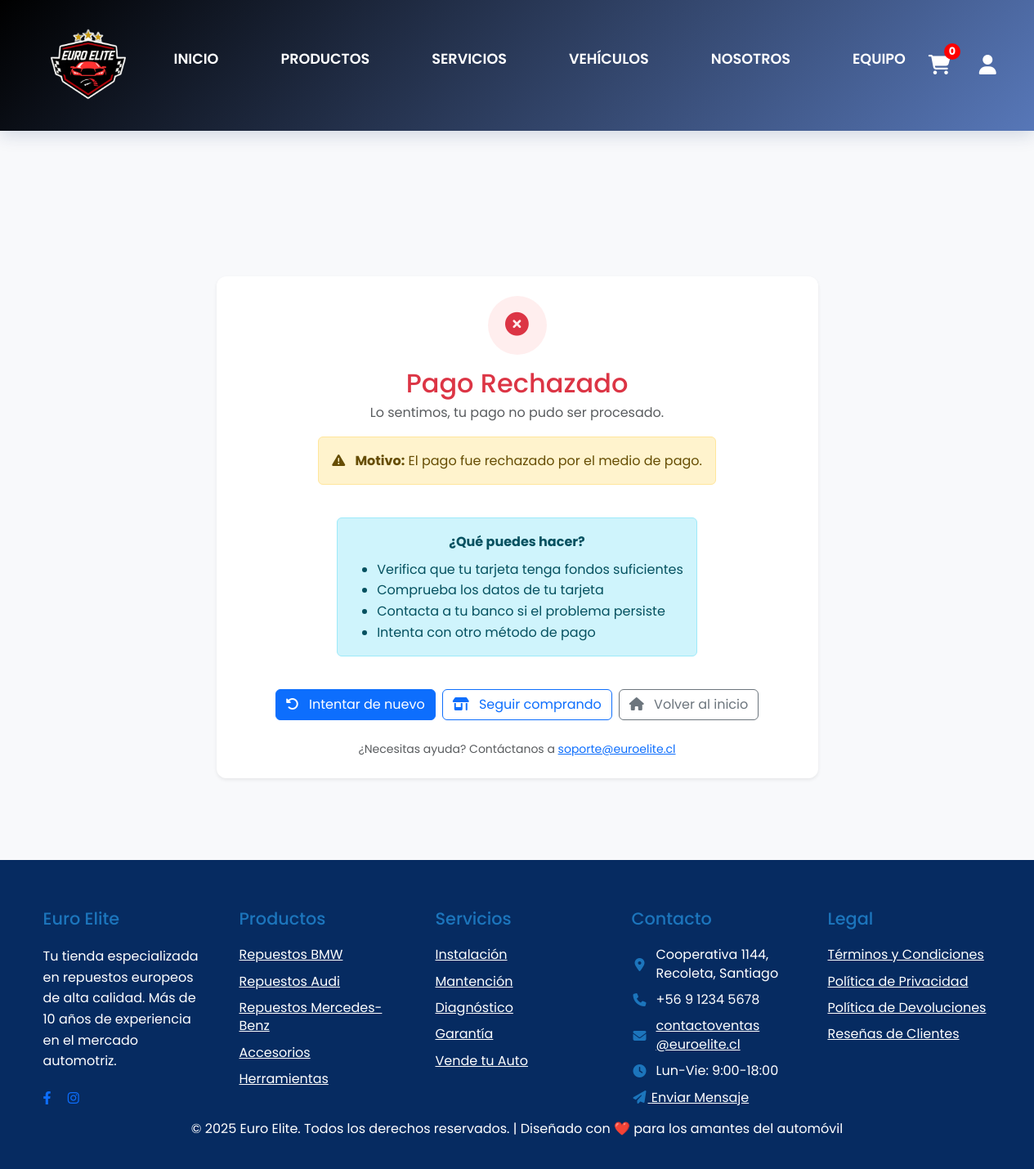
The app's page /compra_rechazada/25/, older data.
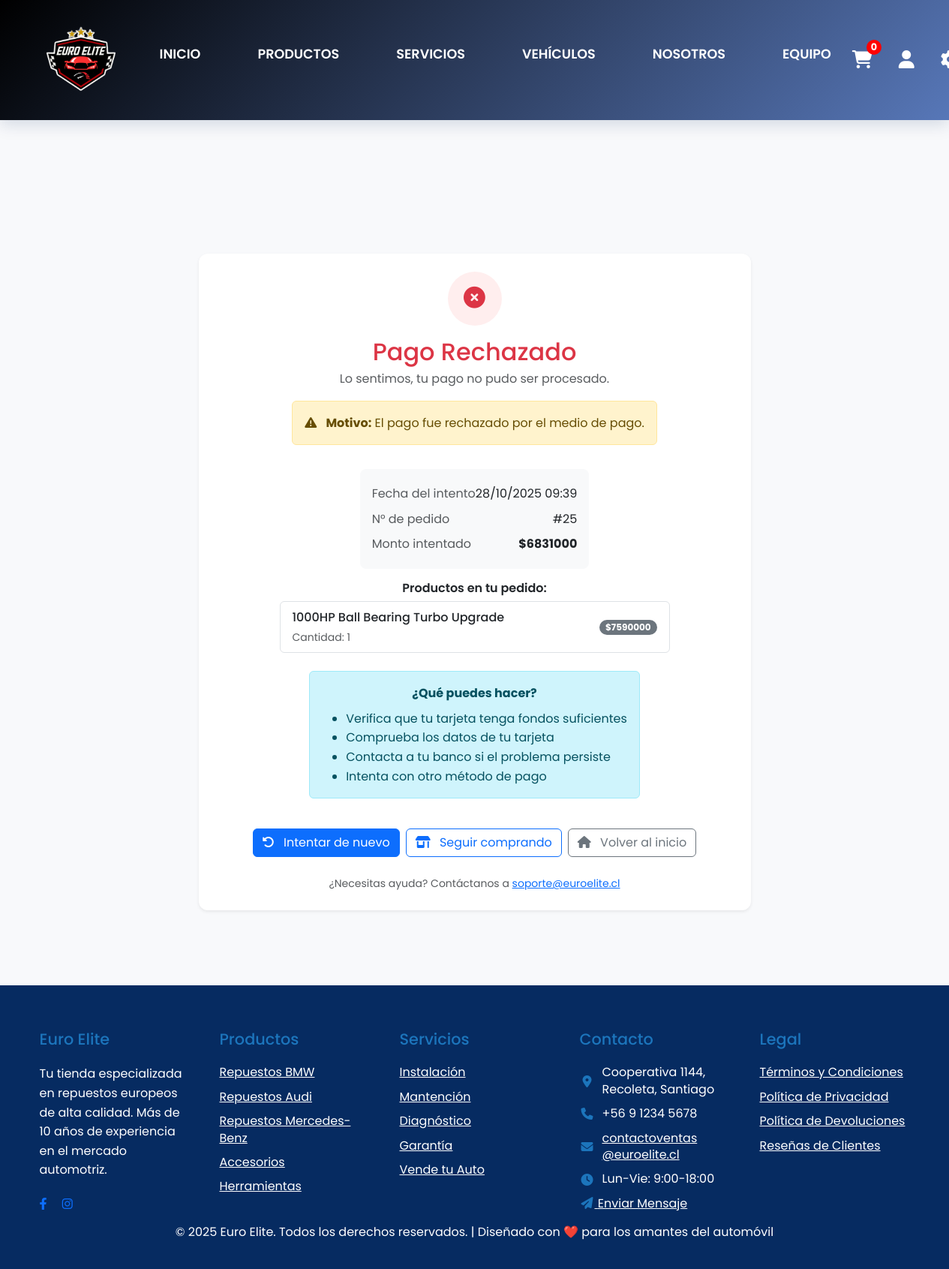
The same page, newer data.
### Main/models.py (models this page shows, shortened)
class Pedido(models.Model):
    class Estado(models.TextChoices):
        PENDIENTE = "PENDIENTE", "Pendiente"
        PAGADO = "PAGADO", "Pagado"
        PREPARACION = "PREPARACION", "En preparación"
        EN_RUTA = "EN_RUTA", "En ruta"
        ENVIADO = "ENVIADO", "Enviado"
        ENTREGADO = "ENTREGADO", "Entregado"
        CANCELADO = "CANCELADO", "Cancelado"
    class MetodoEntrega(models.TextChoices):
        RETIRO = "RETIRO", "Retiro en tienda"
        DESPACHO = "DESPACHO", "Despacho a domicilio"
    class MetodoPago(models.TextChoices):
        EFECTIVO = "EFECTIVO", "Efectivo"
        TRANSFERENCIA = "TRANSFERENCIA", "Transferencia"
        PASARELA = "PASARELA", "Pasarela de pago"
    usuario = models.ForeignKey(
        settings.AUTH_USER_MODEL,
        on_delete=models.PROTECT,
        related_name="pedidos",
        verbose_name="Cliente"
    )
    asignado_a = models.ForeignKey(
        settings.AUTH_USER_MODEL,
        on_delete=models.SET_NULL,
        null=True,
        blank=True,
        related_name="entregas_asignadas",
        verbose_name="Empleado asignado"
    )
    estado = models.CharField(max_length=15, choices=Estado.choices, default=Estado.PENDIENTE, db_index=True)
    metodo_entrega = models.CharField(max_length=10, choices=MetodoEntrega.choices)
    metodo_pago = models.CharField(max_length=30, choices=MetodoPago.choices)
    direccion_envio = models.ForeignKey("Direccion", null=True, blank=True, on_delete=models.SET_NULL, related_name="envios")
    direccion_facturacion = models.ForeignKey("Direccion", null=True, blank=True, on_delete=models.SET_NULL, related_name="facturaciones")
    subtotal = models.DecimalField(max_digits=12, decimal_places=2, default=0)
    descuento = models.DecimalField(max_digits=12, decimal_places=2, default=0)
    codigo_descuento = models.ForeignKey("CodigoDescuento", null=True, blank=True, on_delete=models.SET_NULL, related_name="pedidos")
    envio = models.DecimalField(max_digits=12, decimal_places=2, default=0)
    total = models.DecimalField(max_digits=12, decimal_places=2, default=0)
    entregado_por = models.CharField(max_length=100, blank=True, null=True)
    hora_entrega = models.TimeField(blank=True, null=True)
    observacion_entrega = models.TextField(blank=True, null=True)
    receptor_nombre = models.CharField(max_length=200, blank=True, null=True)
    receptor_rut = models.CharField(max_length=30, blank=True, null=True)
    firma_entrega = models.ImageField(
        upload_to="firmas/",
        null=True,
        blank=True,
        validators=[FileExtensionValidator(['png','jpg','jpeg'])]
    )
    foto_entrega = models.ImageField(
        upload_to="entregas/",
        null=True,
        blank=True,
        validators=[FileExtensionValidator(['png','jpg','jpeg'])]
    )
    creado = models.DateTimeField(auto_now_add=True)
    actualizado = models.DateTimeField(auto_now=True)
    class Meta:
        ordering = ["-creado"]
        verbose_name = "Pedido"
        verbose_name_plural = "Pedidos"

class MarcaTiempo(models.Model):
    creado = models.DateTimeField(auto_now_add=True, db_index=True)
    actualizado = models.DateTimeField(auto_now=True)
    class Meta:
        abstract = True

class ItemPedido(MarcaTiempo):
    pedido = models.ForeignKey(Pedido, on_delete=models.CASCADE, related_name="items")
    producto = models.ForeignKey(Producto, on_delete=models.PROTECT)
    nombre_producto = models.CharField(max_length=200)
    sku_producto = models.CharField(max_length=60)
    precio_unitario = models.DecimalField(max_digits=12, decimal_places=2)
    cantidad = models.PositiveIntegerField(validators=[MinValueValidator(1)])

### Main/views.py (the view, shortened to what this page needs)
# urls.py: path('compra_rechazada/', main_views.compra_rechazada, name='compra_rechazada'),
@csrf_exempt
def compra_rechazada(request, pedido_id=None):
    print(f"[COMPRA_RECHAZADA] ========== INICIO ==========")
    print(f"[COMPRA_RECHAZADA] pedido_id recibido: {pedido_id}")
    print(f"[COMPRA_RECHAZADA] Usuario autenticado: {request.user.is_authenticated}")
    pedido = None
    pago = None
    motivo_rechazo = None
    if not pedido_id:
        pedido_id = request.session.get('last_order_id')
        print(f"[COMPRA_RECHAZADA] pedido_id desde sesión: {pedido_id}")
    if pedido_id:
        try:
            pedido = Pedido.objects.select_related('usuario').prefetch_related('items__producto').get(id=pedido_id)
            pago = getattr(pedido, 'pago', None)
            print(f"[COMPRA_RECHAZADA] ✅ Pedido {pedido.id} encontrado, estado: {pedido.estado}")
        except Pedido.DoesNotExist:
            print(f"[COMPRA_RECHAZADA] ❌ Pedido {pedido_id} NO existe")
    numero_pedido = getattr(pedido, 'id', None) if pedido else None
    total = getattr(pedido, 'total', None) if pedido else None
    template_user = request.user if request.user.is_authenticated else (pedido.usuario if pedido else None)
    print(f"[COMPRA_RECHAZADA] Renderizando template con pedido_id={numero_pedido}")
    print(f"[COMPRA_RECHAZADA] ========== FIN ==========")
    return render(request, 'taller/compra_rechazada.html', {
        'user': template_user,
        'pedido': pedido,
        'numero_pedido': numero_pedido,
        'total': total,
        'motivo_rechazo': motivo_rechazo or 'El pago fue rechazado por el medio de pago.',
    })

### Main/templates/taller/compra_rechazada.html (shortened to what this page needs)
{% extends 'base.html' %}
{% load static %}
{% block content %}
<br>
<br>
<br>
<br>
<br>
<br>
<div class="container my-4">
  <div class="row justify-content-center">
    <div class="col-12 col-lg-8">
      <div class="card shadow-sm p-4 text-center rejection-card">
        <div class="rejection-icon mx-auto mb-3">
          <i class="fa-solid fa-times-circle"></i>
        </div>
        <h2 class="mb-1 text-danger">Pago Rechazado</h2>
        <p class="text-muted mb-3">Lo sentimos, tu pago no pudo ser procesado.</p>
        {% if motivo_rechazo %}
        <div class="alert alert-warning mx-auto" style="max-width: 520px;">
          <i class="fa-solid fa-exclamation-triangle me-2"></i>
          <strong>Motivo:</strong> {{ motivo_rechazo }}
        </div>
        {% endif %}
        {% if pedido %}
        <div class="bg-light rounded-3 p-3 text-start mx-auto mt-3" style="max-width: 520px;">
          <div class="d-flex justify-content-between py-1">
            <span class="text-muted">Fecha del intento</span>
            <span>{{ pedido.creado|date:"d/m/Y H:i" }}</span>
          </div>
          {% if numero_pedido %}
          <div class="d-flex justify-content-between py-1">
            <span class="text-muted">N° de pedido</span>
            <span>#{{ numero_pedido }}</span>
          </div>
          {% endif %}
          {% if total %}
          <div class="d-flex justify-content-between py-1">
            <span class="text-muted">Monto intentado</span>
            <span class="fw-bold">${{ total|floatformat:0 }}</span>
          </div>
          {% endif %}
        </div>
        {% if pedido.items.all %}
        <div class="mt-3">
          <h6 class="fw-semibold mb-2">Productos en tu pedido:</h6>
          <div class="list-group" style="max-width: 520px; margin: 0 auto;">
            {% for item in pedido.items.all %}
            <div class="list-group-item d-flex justify-content-between align-items-center">
              <div class="text-start">
                <div class="fw-medium">{{ item.nombre_producto }}</div>
                <small class="text-muted">Cantidad: {{ item.cantidad }}</small>
              </div>
              <span class="badge bg-secondary rounded-pill">${{ item.precio_unitario|floatformat:0 }}</span>
            </div>
            {% endfor %}
          </div>
        </div>
        {% endif %}
        {% endif %}
        <div class="alert alert-info mx-auto mt-4" style="max-width: 520px;">
          <p class="mb-2"><strong>¿Qué puedes hacer?</strong></p>
          <ul class="text-start mb-0">
            <li>Verifica que tu tarjeta tenga fondos suficientes</li>
            <li>Comprueba los datos de tu tarjeta</li>
            <li>Contacta a tu banco si el problema persiste</li>
            <li>Intenta con otro método de pago</li>
          </ul>
        </div>
        <div class="d-flex flex-wrap gap-2 justify-content-center mt-4">
          <a href="{% url 'carrito_compras' %}" class="btn btn-primary">
            <i class="fa-solid fa-rotate-left me-2"></i> Intentar de nuevo
          </a>
          <a href="{% url 'productos' %}" class="btn btn-outline-primary">
            <i class="fa-solid fa-shop me-2"></i> Seguir comprando
          </a>
          <a href="{% url 'home' %}" class="btn btn-outline-secondary">
            <i class="fa-solid fa-house me-2"></i> Volver al inicio
          </a>
        </div>
        <p class="small text-muted mt-4 mb-0">
          ¿Necesitas ayuda? Contáctanos a <a href="mailto:soporte@euroelite.cl">soporte@euroelite.cl</a>
        </p>
      </div>
    </div>
  </div>
</div>
<br>
<br>
<br>
{% endblock %}

Row changes from the older to the newer data that the page shows:
added Pedido: creado "28/10/2025 09:39", total "6831000"
added ItemPedido: nombre_producto "1000HP Ball Bearing Turbo Upgrade", cantidad "1", precio_unitario "7590000"
Text that changed along with them:
{{ numero_pedido }}: (not shown) → "25"
text now shown: "Fecha del intento N° de pedido # Monto intentado $ Productos en tu pedido:"
